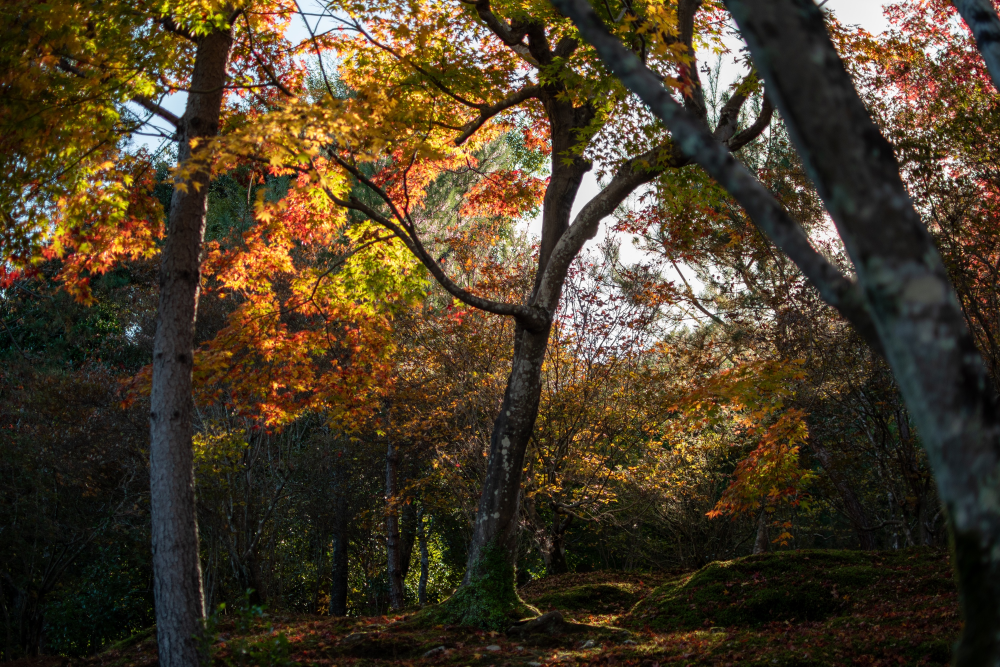
#> input picture opencv/image_1_resized.jpg, 3000 x 2000 px (shown at 1/3 size); its folder holds 4 pictures in this run
$ python main.py -d .   (older library calls are emulated)
#> lines starting #> are read from the running program, lines starting #| are printed output that depends on the picture
### opencv/template_matching.py
import pdb
from math import sqrt

import cv2 as cv

GREY_SCALE = cv.COLOR_BGR2GRAY

def imageSimilarityCPU(img1, img2, thresh: int = 200, nn_match_ratio: float = 0.8):

	# Initiate ORB detector
	orb = cv.ORB_create(10000)

	# find the keypoints and descriptors with ORB
	kp1  = orb.detect(img1,None)
	kp2  = orb.detect(img2,None)

	descriptor = cv.xfeatures2d.BEBLID_create(0.75)
	kpts1, desc1 = descriptor.compute(img1, kp1)
	kpts2, desc2 = descriptor.compute(img2, kp2)

	# create BFMatcher object

	matcher = cv.DescriptorMatcher_create(cv.DescriptorMatcher_BRUTEFORCE_HAMMING)

	nn_matches_ = matcher.knnMatch(desc1, desc2, 2)
	nn_matches = [x for x in nn_matches_ if len(x) == 2]

	matched1 = []
	matched2 = []

	for m, n in nn_matches:
	    if m.distance < nn_match_ratio * n.distance:
	        matched1.append(kpts1[m.queryIdx])
	        matched2.append(kpts2[m.trainIdx])
	if len(matched1) >= thresh:
		return True
	else:
		return False

# [43 lines left out: function imageSimilarityCUDA, not called in this run]

# [20 lines that do not run on import are left out]

### opencv/main.py
import argparse
from functools import partial
from multiprocessing import Pool
from multiprocessing.pool import ThreadPool
import os
import pdb
import platform
from pprint import pprint
from re import I
from time import time
from typing import *
import sys

import cv2
import numpy as np
from tqdm import tqdm
import rawpy

from template_matching import imageSimilarityCPU, imageSimilarityCUDA

GREY_SCALE = cv2.COLOR_BGR2GRAY
SCALE_PERCENT = 10 / 100

def loadImg(img: str, grey: bool = True) -> np.ndarray:

	if img.lower().endswith(".nef"):
		r = rawpy.imread(img).postprocess()
	else:
		r = cv2.imread(img)
	width  = int(r.shape[1] * SCALE_PERCENT)
	height = int(r.shape[0] * SCALE_PERCENT)
	dim = (width, height)
	r = cv2.resize(r, dim, interpolation=cv2.INTER_AREA)
	if grey:
		r = cv2.cvtColor(r, GREY_SCALE)
	return r

def loadImgCUDA(img: str, grey: bool = True) -> cv2.cuda_GpuMat:

	if not isinstance(img, np.ndarray):
		img = loadImg(img, False)
	cuImg = cv2.cuda_GpuMat()
	cuImg.upload(img)
	if grey:
		cuImg = cv2.cuda.cvtColor(cuImg, GREY_SCALE)
	return cuImg

def findSimilarity(dataset: Dict[str, Union[np.ndarray, cv2.cuda_GpuMat]],
					imageSimilarity, p, thresh: int, match_ratio: float,
					batch_size: int) -> List[ List [str]]:

	nb_images = len(dataset)
	result = []
	prev_res, next_res = set(), set()
	list_img = np.array(list(dataset.keys()))
	imgs = np.array(list(dataset.values()))

	offset = batch_size
	for i in tqdm(range(0, nb_images-1)):
		current_img = list_img[i]
		template = imgs[i]
		end = i+offset
		nxt_img_name = np.array(list_img[i+1:end])
		to_pop = []

		if current_img in prev_res:
			for n, x in enumerate(nxt_img_name):
				if x in prev_res:
					to_pop.append(n)
		to_off = len(to_pop)

		if to_off > 0:

			nxt_img_name = np.delete(nxt_img_name, to_pop)
			nxt_img_name = np.array(nxt_img_name)

		next_images = imgs[np.isin(list_img, nxt_img_name)]
		part = partial(imageSimilarity, template, thresh=thresh, nn_match_ratio=match_ratio)
		results = p.map(part, next_images)

		results = np.array(results)
		if results.shape[0] > 0:
			names = nxt_img_name[results].tolist()
		else:
			names = nxt_img_name.tolist()

		if len(names) != 0:

			prev_res = set()
			[prev_res.add(x) for x in names]
			names.append(current_img)
			names.sort()
			result.append(names)
	results = []
	nb_groups = len(result)

	if nb_groups > 1:
		glob_set = set()
		for i in range(nb_groups-1):
			g1 = result[i]
			out = set([x for x in g1 if x not in glob_set])
			for j in range(i + 1, nb_groups):
				g2 = result[j]
				new = any([x in g2 for x in out])
				if new:
					out = out.union(set(g2))
			glob_set = glob_set.union(out)
			if out != set():
				results.append(list(out))
	else:
		results = result

	return results

def blurDetection(images: List[ Dict[ str, Union[ cv2.cuda_GpuMat, np.ndarray]]]) -> List[ Tuple[ str, float]]:
	"""
	Calculates image blur using the variance of laplacian method then orders the images from less blurr to most blurry
	:param images: A list of images name or a list of numpy array representing the image.
	:return List of tuples: [(img1.jpg, 1000), (img2.jpg, 650), (img3.jpg, 126)]
	"""
	scores = []
	for name in images.keys():
		image = images[name]
		if not isinstance(image, np.ndarray):
			img_grey = image.download()
		else:
			img_grey = image
		laplace = cv2.Laplacian(img_grey, cv2.CV_64F).var()
		scores.append((name, laplace))
	# Insure the first result of the list will be the best, the last, the worst.
	scores = sorted(scores, key=lambda scores: scores[1], reverse=True)
	return scores

def sortAndOrder(group: List[Tuple[str, float]], move: bool = False) -> None:
	"""
	This method process groups of images with similarity, keep the best one according to blur detection
	and move all the other in a folder named after the best one.
	It does not delete anything.
	It also writes in the newly created folder a text file containing the blur score of each picture within the group.
	"""
	for i, img_score in enumerate(group):
		image = img_score[0]
		score = img_score[1]
		path = image.split(os.path.sep)
		img_name = path[-1]
		path = os.path.sep.join(path[:-1])
		if i == 0:
			grp_name = img_name.split(".")[0]
			dir_name = os.path.join(path, grp_name)
			if not os.path.exists(dir_name) and move:
				os.makedirs(dir_name)
			fp = dir_name if move else path
			fn = open(os.path.join(fp, f"{grp_name}_scores.txt"), 'a')
			fn.write(f"{img_name}\t{score}\n")
			continue
		new_img_path = os.path.join(dir_name, img_name)
		if move:
			os.rename(image, new_img_path)
		fn.write(f"{img_name}\t{score}\n")


if __name__ == "__main__":
	param = argparse.ArgumentParser()

	param.add_argument("--dir", '-d', type=str, required=True)
	param.add_argument("--cuda", action='store_true', default=False)
	param.add_argument("--threshold", '-th', type=int, default=200)
	param.add_argument("--match_ratio", "-mr", type=float, default=0.8)
	param.add_argument("--blur", type=int, default=100)
	param.add_argument("--rename", action='store_true', default=False)
	param.add_argument("--batch_size", type=int, default=10)
	param = param.parse_args()

	CUDA = param.cuda
	IMG_EXT = (".jpg", ".jpeg")
	path = param.dir

	path = os.path.abspath(path)

	start_time = time()
	list_img = os.listdir(path)
	list_img = [os.path.join(path, x) for x in list_img if x.lower().endswith(IMG_EXT)]
	list_img.sort()
	if len(list_img) < 2:
		print("You need at least 2 images to  compare")
		sys.exit()
	tp = ThreadPool()
	pool = Pool()

	if CUDA:
		try:
			cv2.cuda.getDevice()
		except:
			print("No CUDA detected or opencv hasn't been compile with CUDA")
			CUDA = False

	# Load images
	print(f"Loading {len(list_img)} images into memory")
	GREY = False if CUDA else True

	loadImgs = partial(loadImg, grey=GREY)
	imgs = pool.map(loadImgs, list_img)
#> in loadImg, r is the input picture: shape (2000, 3000, 3); mean B, G, R 40.1, 60.7, 74.1
#> call 2 of loadImg, with img = 'opencv/image_2_resized.jpg', grey = True
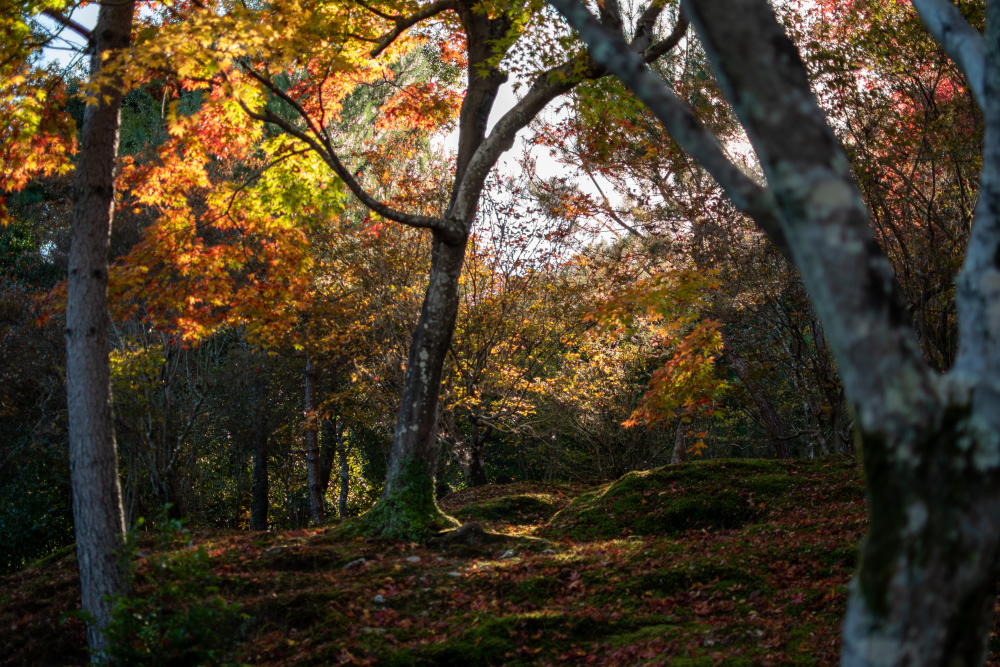
#> input picture opencv/image_2_resized.jpg, 3000 x 2000 px (shown at 1/3 size)
#> in loadImg, r is the input picture: shape (2000, 3000, 3); mean B, G, R 41.6, 61, 72.7
#> in loadImg (call 2), `r = cv2.cvtColor(r, GREY_SCALE)`:
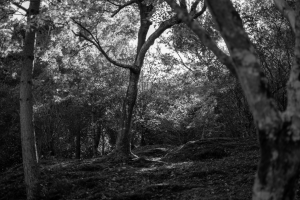
#> r: shape (200, 300); min 0, max 251, mean 62.3
#> call 3 of loadImg, with img = 'opencv/image_3_resized.jpg', grey = True
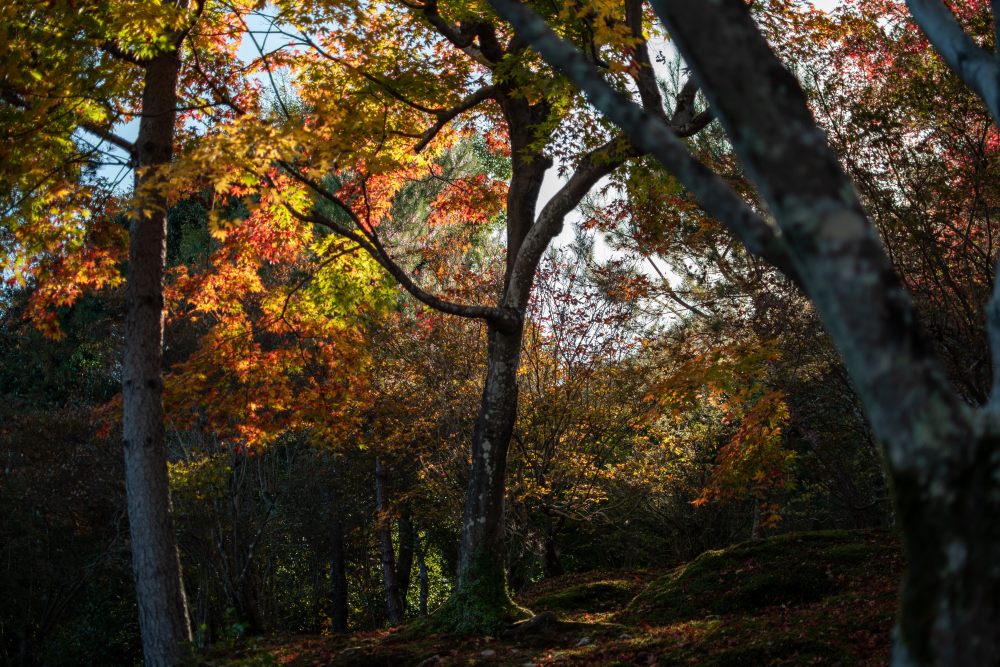
#> input picture opencv/image_3_resized.jpg, 3000 x 2000 px (shown at 1/3 size)
#> in loadImg, r is the input picture: shape (2000, 3000, 3); mean B, G, R 36.5, 54.4, 65.2
#> in loadImg (call 3), `r = cv2.cvtColor(r, GREY_SCALE)`:
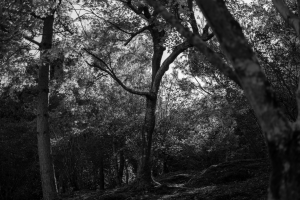
#> r: shape (200, 300); min 0, max 250, mean 55.6
#> call 4 of loadImg, with img = 'opencv/image_4_resized.jpg', grey = True
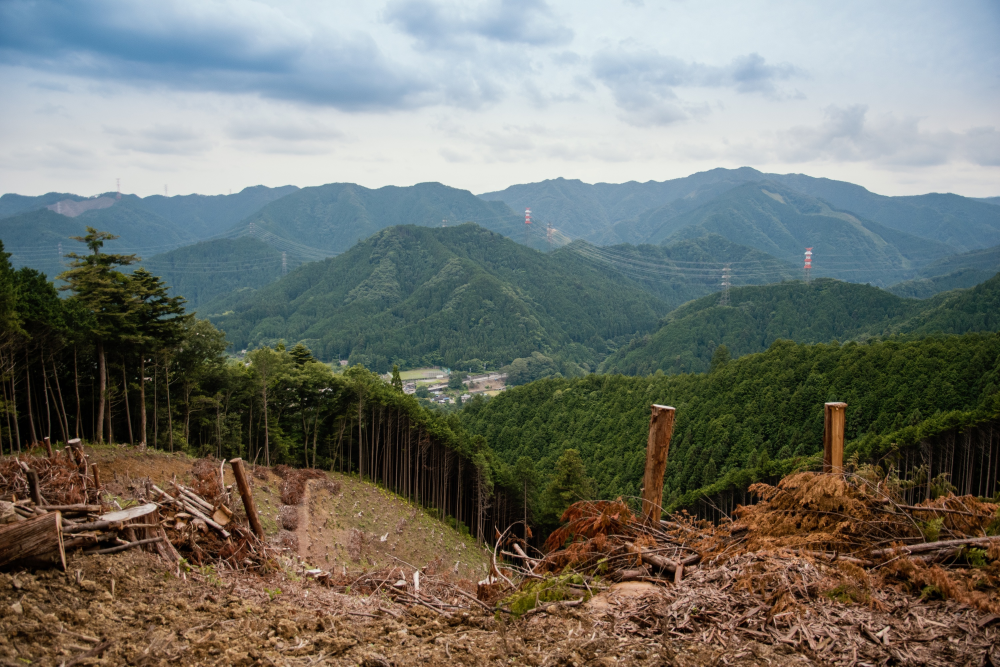
#> input picture opencv/image_4_resized.jpg, 3000 x 2000 px (shown at 1/3 size)
#> in loadImg, r is the input picture: shape (2000, 3000, 3); mean B, G, R 108.8, 116.1, 114.1
#> in loadImg (call 4), `r = cv2.resize(r, dim, interpolation=cv2.INTER_AREA)`:
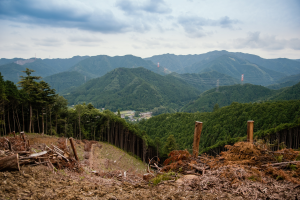
#> r: shape (200, 300, 3); mean B, G, R 108.8, 116.1, 114.1
#> in loadImg (call 4), `r = cv2.cvtColor(r, GREY_SCALE)`:
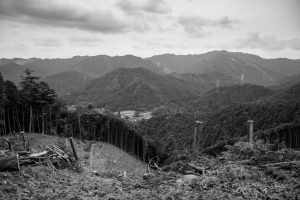
#> r: shape (200, 300); min 1, max 237, mean 114.7
#> imgs = 4 items

	if CUDA:
		pool = tp
		imgs = pool.map(loadImgCUDA, imgs)
		imageSimilarity = imageSimilarityCUDA
	else:
		imageSimilarity = imageSimilarityCPU


	dataset = {k:v for k, v in zip(list_img, imgs)}
#> dataset = 4 items
	similar_imgs_name = findSimilarity(dataset, imageSimilarity, pool, param.threshold, param.match_ratio, param.batch_size)
#> in findSimilarity, `nb_images = len(dataset)`: nb_images = 4
#> the loop in findSimilarity, `for i in tqdm(range(0, nb_images-1)):` made 3 passes
#> results on passes 1 to 3: [True, True, False], [False], [False]
#> after the loop in findSimilarity, `for i in tqdm(range(0, nb_images-1)):`: result = 1 item
#> in findSimilarity, `nb_groups = len(result)`: nb_groups = 1
#> in findSimilarity, `results = result`: results = 1 item
#> similar_imgs_name = 1 item
	group = len(similar_imgs_name)
#> group = 1
	nb_per_group = [len(x) for x in similar_imgs_name]
#> nb_per_group = [3]

	print(f"There {'are' if group > 1 else 'is'} {group} group of similar images")
#| There is 1 group of similar images

	similar_imgs = []

	for group in similar_imgs_name:
		group_array = {x:dataset[x] for x in group}
		similar_imgs.append(group_array)
#> this loop made 1 pass
#> after the loop, similar_imgs = 1 item

	print("Getting the best image out of each group")
	bests = pool.map(blurDetection, similar_imgs)
#> bests = 1 item
	sortImages = partial(sortAndOrder, move=param.rename)
	tp.map(sortImages, bests)

	print(time() - start_time)
